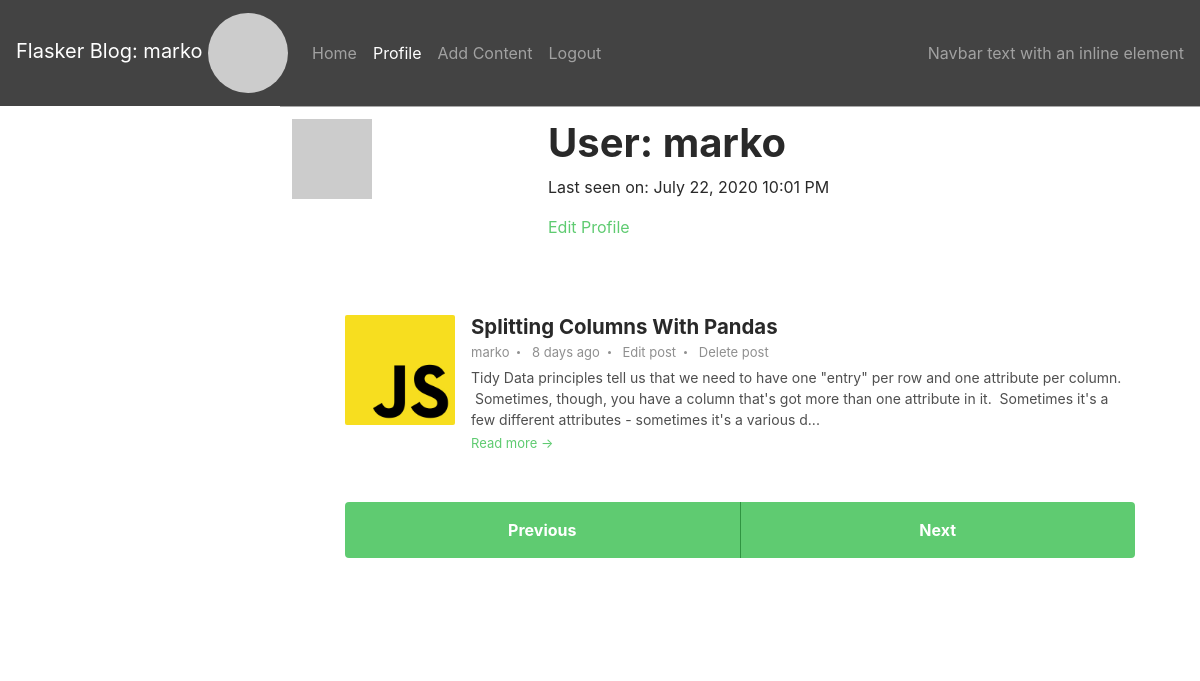
The page /user/marko (signed in) on the database as committed earlier.
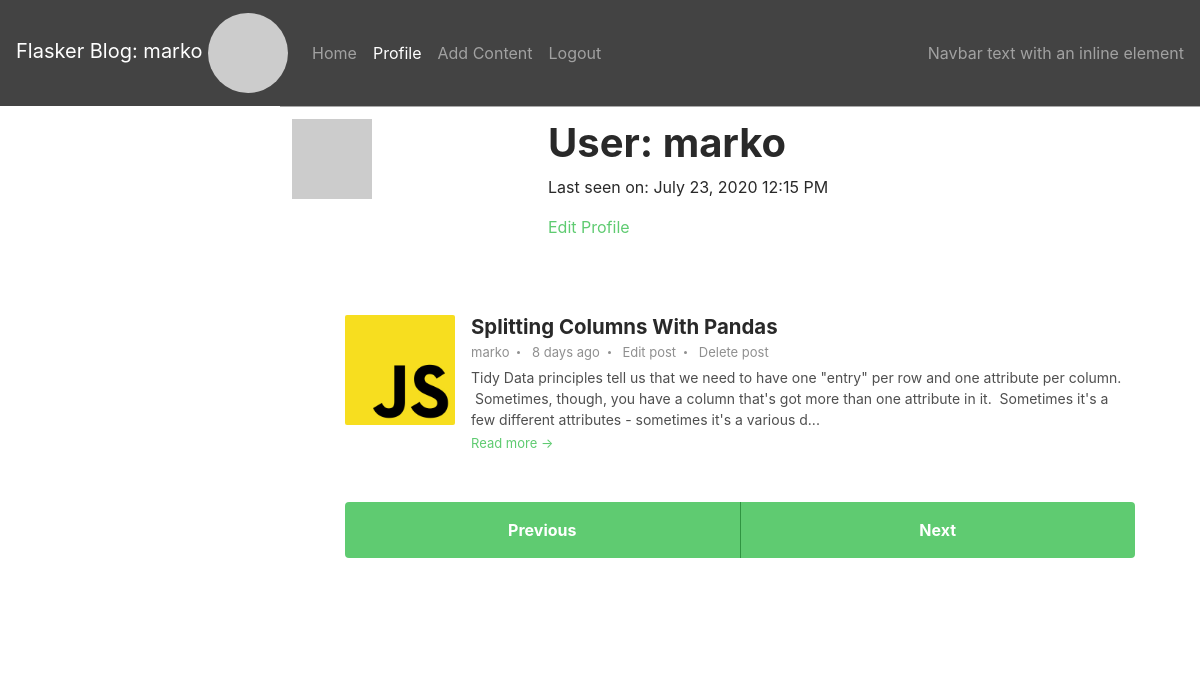
The same page on the database as committed later.
### app/models.py (models this page shows, shortened)
class User(UserMixin, db.Model):
    id = db.Column(db.Integer, primary_key=True)
    username = db.Column(db.String(64), index=True, unique=True)
    email = db.Column(db.String(120), index=True, unique=True)
    password_hash = db.Column(db.String(128))
    about_me = db.Column(db.String(140))
    last_seen = db.Column(db.DateTime, default=datetime.utcnow)
    article = db.relationship("Article", backref="author", lazy="dynamic")
    def avatar(self, size):
        digest = md5(self.email.lower().encode("utf-8")).hexdigest()
        return f"https://www.gravatar.com/avatar/{digest}?d=identicon&r=x&s={size}"

class Article(db.Model):
    id = db.Column(db.Integer, primary_key=True)
    title = db.Column(db.String(64))
    subtitle = db.Column(db.String(128))
    body = db.Column(db.String(140))
    timestamp = db.Column(db.DateTime, index=True, default=datetime.utcnow)
    user_id = db.Column(db.Integer, db.ForeignKey("user.id"))

### app/main/routes.py (the view)
@bp.route("/user/<username>")
@login_required
def user(username):
    user = User.query.filter_by(username=username).first_or_404()
    posts = user.article.order_by(Article.timestamp.desc()).all()
    return render_template("user.html", title=user.username, user=user, posts=posts)

### app/main/routes.py (called while the page is built)
@bp.before_request
def before_request():
    if current_user.is_authenticated:
        current_user.last_seen = datetime.utcnow()
        db.session.commit()

### app/models.py (called while the page is built)
@login.user_loader
def load_user(id):
    return User.query.get(int(id))

### app/templates/user.html (shortened to what this page needs)
{% extends 'base.html' %}
{% block app_content %}
    <table class="table table-hover">
        <tr>
            <td width="256px"><img src="{{ user.avatar(128) }}"></td>
            <td>
                <h1>User: {{ user.username }}</h1>
                {% if user.last_seen %}<p>Last seen on: {{ moment(user.last_seen).format("LLL") }}</p>{% endif %}
                {% if user == current_user %}
                <a href="{{ url_for('main.edit_profile') }}">Edit Profile</a>
                {% endif %}
            </td>
        </tr>
    </table>
    <section class="blog-list px-3 py-5 p-md-5">
        <div class="container">
            {% for post in posts %}
                {% include "post_preview.html" %}
            {% endfor %}
            <nav class="blog-nav nav nav-justified my-5">
                <a class="nav-link-prev nav-item nav-link {% if not prev_url %}disabled{% endif %} rounded-left" href="{{ prev_url or '#' }}">Previous</a>
                <a class="nav-link-next nav-item nav-link {% if not next_url %}disabled{% endif %} rounded-right" href="{{ next_url or '#' }}">Next</a>
            </nav>
        </div>
    </section>
{% endblock app_content %}

### app/templates/base.html (shortened to what this page needs)
{% extends 'bootstrap/base.html' %}
{% block head %}
    <link rel="stylesheet" href="https://stackpath.bootstrapcdn.com/bootstrap/4.4.1/css/bootstrap.min.css">
    <link href="https://cdn.jsdelivr.net/npm/summernote@0.8.18/dist/summernote-bs4.min.css" rel="stylesheet">
    <link rel="stylesheet" href="{{url_for('static', filename='theme_1.css')}}">
{% endblock %}
{% block navbar %}
    <nav class="navbar sticky-top navbar-expand-lg navbar-dark bg-dark">
        <a class="navbar-brand" href="{{ url_for('main.user', username=current_user.username) }}">Flasker Blog: {{ current_user.username }}
            {% if current_user.is_anonymous %}
            <img style="max-height: 64px; max-width: 64px;" class="rounded-circle" src="{{ url_for('static', filename='profile-pic-dummy.png') }}">
            {% else %}
            <img class="rounded-circle" src="{{ current_user.avatar(64) }}">
            {% endif %}
        </a>
        <div class="collapse navbar-collapse" id="navbarText">
            <ul class="navbar-nav mr-auto">
                <li class="nav-item {% if request.endpoint == 'main.index' %}active{% endif %}">
                    <a class="nav-link" href="{{ url_for('main.index') }}">Home</a>
                </li>
                {% if current_user.is_anonymous %}
                <li class="nav-item{% if request.endpoint == 'auth.login' %} active{% endif %}">
                    <a class="nav-link" href="{{ url_for('auth.login') }}">Login</a>
                </li>
                <li class="nav-item{% if request.endpoint == 'auth.register' %} active{% endif %}">
                    <a class="nav-link" href="{{ url_for('auth.register') }}">Create an account</a>
                </li>
                {% else %}
                <li class="nav-item{% if request.endpoint == 'main.user' %} active{% endif %}">
                    <a class="nav-link" href="{{ url_for('main.user', username=current_user.username) }}">Profile</a>
                </li>
                <li class="nav-item{% if request.endpoint == 'content.postit' %} active{% endif %}">
                    <a class="nav-link" href="{{ url_for('content.postit') }}">Add Content</a>
                </li>
                <li class="nav-item{% if request.endpoint == 'auth.logout' %} active{% endif %}">
                    <a class="nav-link" href="{{ url_for('auth.logout') }}">Logout</a>
                </li>
                {% endif %}
            </ul>
            <span class="navbar-text">
                Navbar text with an inline element
            </span>
        </div>
    </nav>
{% endblock %}
{% block content %}
    <div class="main-wrapper">
        {% block app_content %} {% endblock app_content %}
    </div>
{% endblock %}

### app/content/templates/post_preview.html
    <div class="item mb-5">
        <div class="media">
            <img alt="image" class="mr-3 img-fluid post-thumb d-none d-md-flex" src="{{ url_for('static', filename='blog-post-thumb-3.jpg') }}"/>
            <div class="media-body">
                <h4 class="title mb-1"><a href="{{ url_for('content.page_view', title=post.title) }}">{{ post.title|safe }}</a></h4>
                <div class="meta mb-1">
                    <span><a href="{{ url_for('main.user', username=post.author.username) }}">{{ post.author.username }}</a></span>
                    <span>{{ moment(post.timestamp).fromNow() }}</span>
                    {% if post.author.username == current_user.username %}
                    <span><a href="{{ url_for('content.edit_page', id=post.id) }}">Edit post</a></span>
                    <span><a href="{{ url_for('content.delete_page', id=post.id) }}">Delete post</a></span>
                    {% endif %}
                </div>
                <div class="intro">{{ post.body | truncate(254, True) | safe }}</div>
                <a class="more-link" href="{{ url_for('content.page_view', title=post.title) }}">Read more &rarr;</a>
            </div>
        </div>
    </div>

Rows that differ between the two databases and show on the page:
changed User "marko": last_seen "July 22, 2020 10:01 PM" → "July 23, 2020 12:15 PM"
